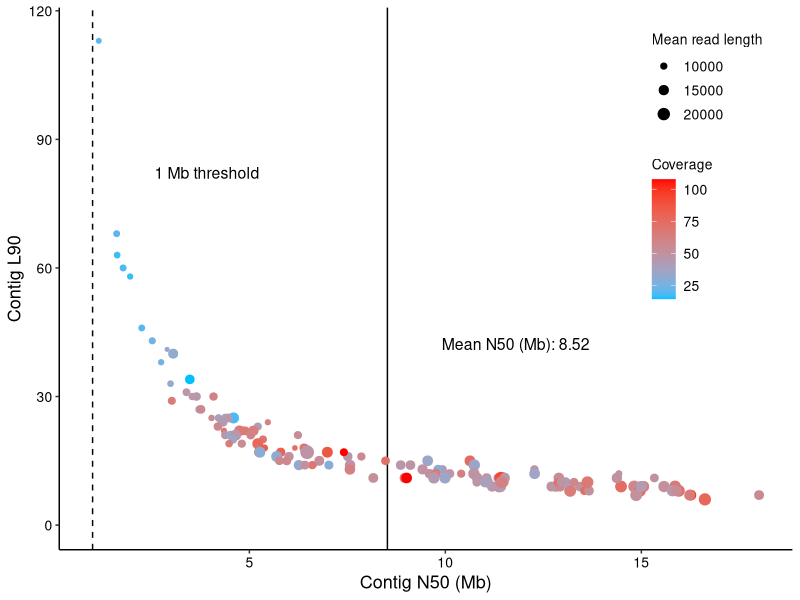
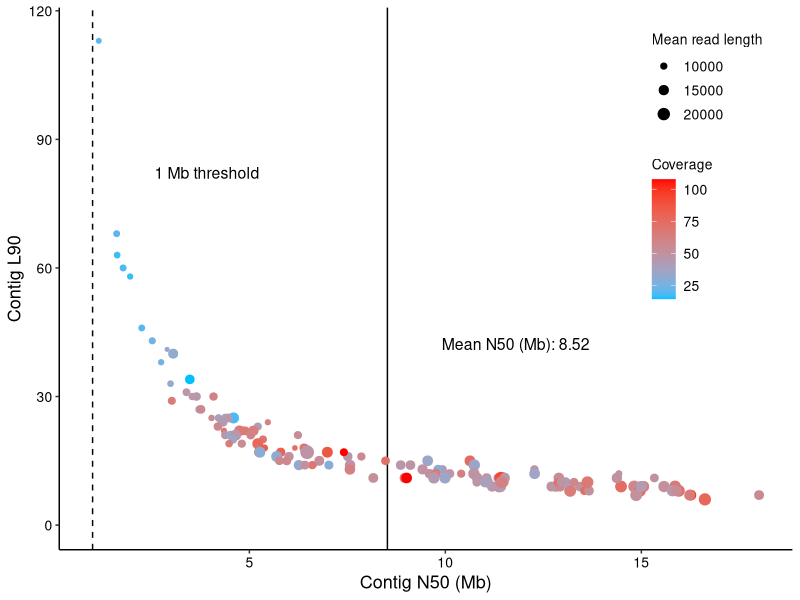

The R source for these figures, in order:
library(readr)
library(ggplot2)
library(dplyr)

data <- readr::read_tsv("../../tables/wild_strain_genome_stats.tsv")

data1 <- data %>%
  dplyr::select(strain = Strain, ctg_N50 = `Contig N50`, ctg_L90 = `Contig L90`, fold_cov = `Coverage`, hifi_mean_readlen = `Mean read length`) %>%
  dplyr::mutate(ctg_N50 = as.numeric(ctg_N50), ctg_L90 = as.numeric(ctg_L90), fold_cov = as.numeric(fold_cov), hifi_mean_readlen = as.numeric(hifi_mean_readlen)) %>%
  dplyr::mutate(fold_cov = ifelse(strain == "ECA741", 107.68495, fold_cov))

mean_N50 <- mean(data1$ctg_N50)

color_limits <- range(data1$ctg_N50 / 1e6, na.rm = TRUE)

final_plt <- ggplot(data1) + 
  geom_vline(xintercept = mean_N50 / 1e6, linetype = 'solid', color = 'black', linewidth = 0.5) +
  geom_vline(xintercept = 1, linetype = "dashed", color = "black", linewidth = 0.5) +
  geom_point(aes(x = ctg_N50 / 1e6, y = ctg_L90, 
                 color = fold_cov, size = hifi_mean_readlen)) + 
  scale_color_gradient(name = "Coverage", low = "deepskyblue", high = "red") +
  annotate("text", x = (mean_N50 / 1e6) + 5.5, y = 40, label = sprintf("Mean N50 (Mb): %.2f", mean_N50 / 1e6), hjust = 1.09, vjust = -0.3, size = 4, color = "black") +
  annotate("text", x = 5.5, y = 80, label = "1 Mb threshold", hjust = 1.09, vjust = -0.3, size = 4, color = "black") +
  scale_size_continuous(name = "Mean read length", range = c(0.2, 4)) + 
  theme(
    legend.position = c(0.97, 0.97),
    legend.justification = c("right", "top"),
    legend.background = element_rect(fill = "white"),
    legend.title = element_text(size = 10),
    legend.text = element_text(size = 10),
    panel.background = element_blank(),
    axis.line = element_line(),
    axis.text = element_text(size = 10, color = "black"),
    axis.title = element_text(size = 13, color = "black")
  ) +
  ylab("Contig L90") + 
  xlab("Contig N50 (Mb)") +
  coord_cartesian(ylim = c(0,115))
final_plt

# Save the plot!
ggsave("../../figures/supplementary/genome_stats.png", final_plt, width = 7.5, height = 6, dpi = 600)
